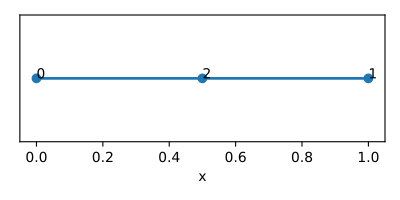

Reproduce this figure in Python.
from utils import plotting
from data import Lattice
import matplotlib.pyplot as plt
nodes = [[0,0,0],[1,0,0],[0.5,0,0]]
edges = [[0,1]]
lat = Lattice(nodal_positions=nodes, edge_adjacency=edges)
fig, ax = plt.subplots(figsize=(4,2))
ax = plotting.plot_unit_cell_2d(lat, ax=ax)
ax.set_yticks([]); ax.set_ylabel('')
plt.tight_layout()
ax
